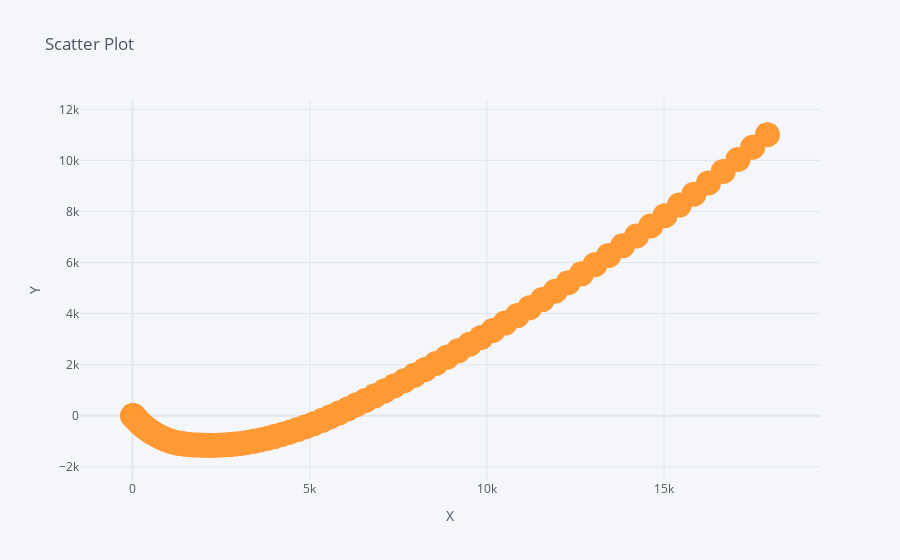

Notebook code for this chart:
### Code cell
df.iplot(x = 'A', y = 'B', mode = 'markers', size = 25, title='Scatter Plot', xTitle='X', yTitle='Y')
